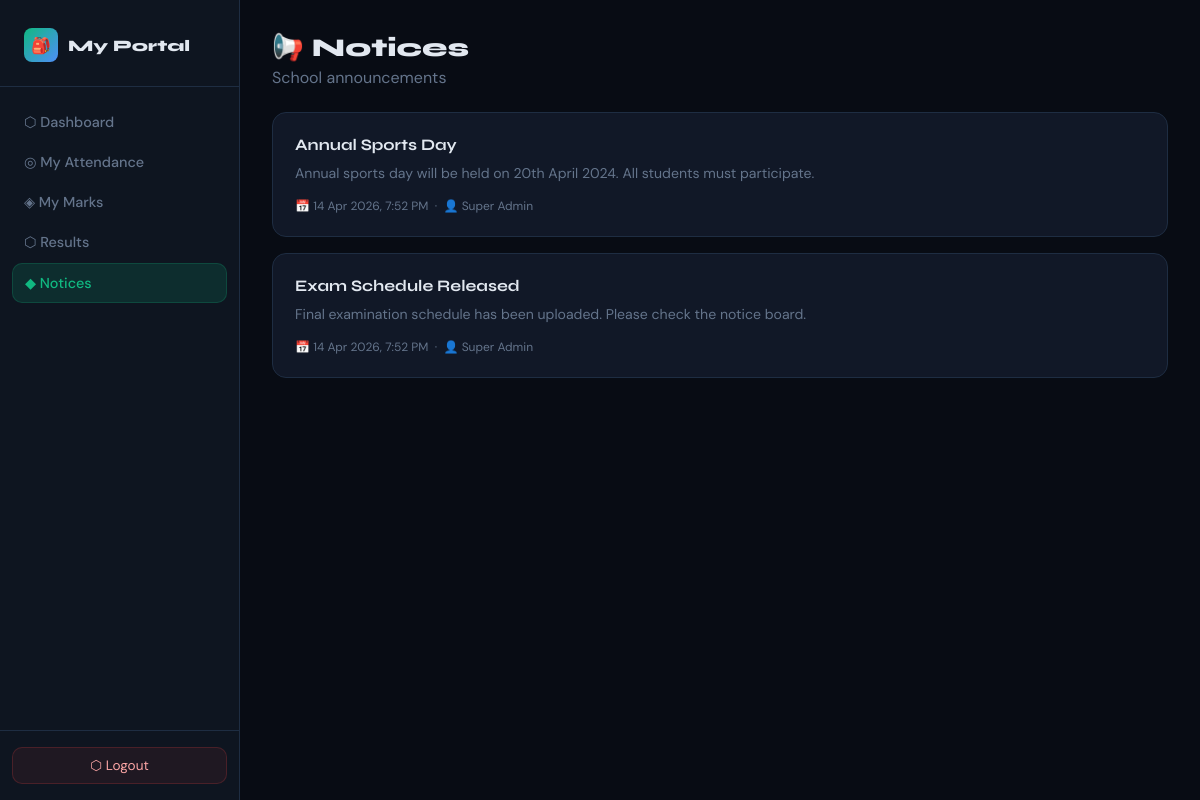
/student/notices.php (signed in), run on an earlier commit of the app's database.
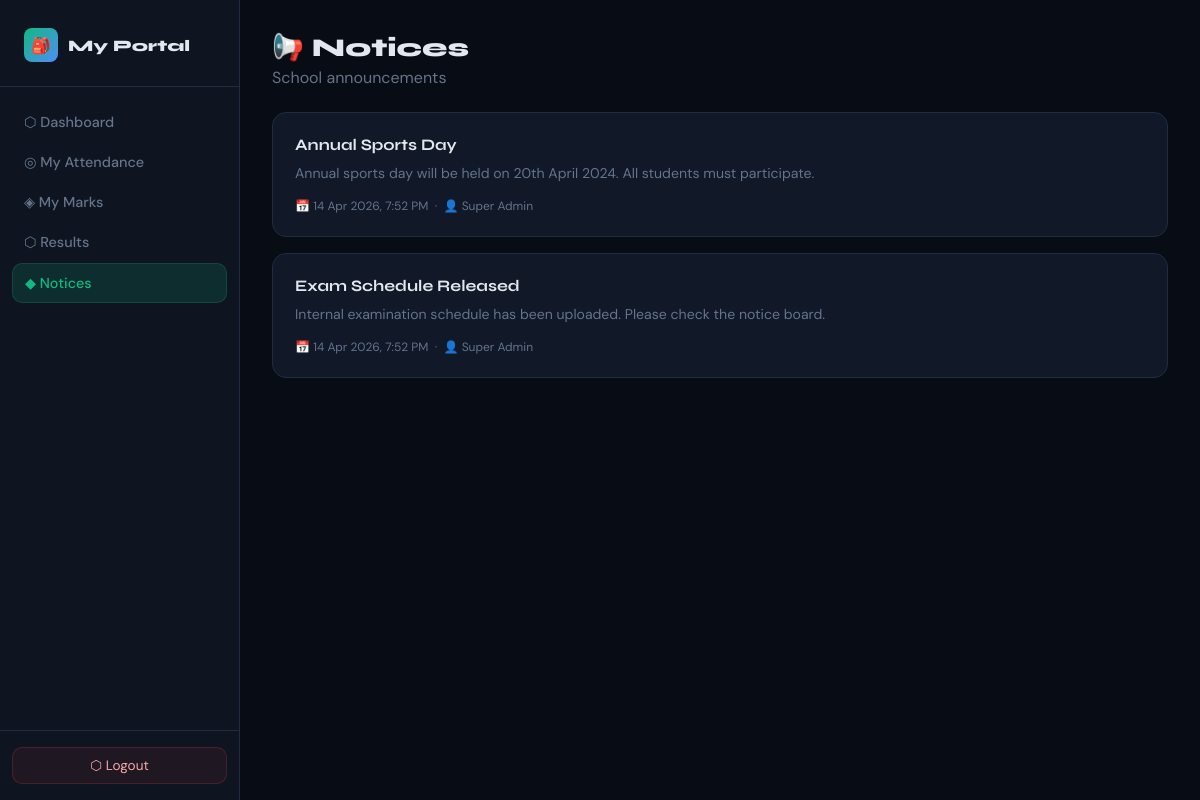
And on a later commit of the database.
### tables this page shows
CREATE TABLE IF NOT EXISTS notices (
    id INT AUTO_INCREMENT PRIMARY KEY,
    title VARCHAR(200) NOT NULL,
    content TEXT NOT NULL,
    posted_by INT,
    target ENUM('All','Students','Staffs') DEFAULT 'All',
    target_class VARCHAR(50),
    created_at TIMESTAMP DEFAULT CURRENT_TIMESTAMP
);

### student/notices.php (the view, shortened to what this page needs)
<?php
$db = getDB();
$notices = $db->query("SELECT n.*, a.name as author FROM notices n LEFT JOIN admins a ON n.posted_by=a.id WHERE target IN ('All','Students') ORDER BY n.created_at DESC");
?>
<!DOCTYPE html>
<html lang="en">
<head>
</head>
<body>
<div class="sidebar">
  <div class="sidebar-logo"><div class="logo-box">🎒</div> My Portal</div>
  <nav class="sidebar-nav">
    <a href="dashboard.php" class="nav-item">⬡ Dashboard</a>
    <a href="attendance.php" class="nav-item">◎ My Attendance</a>
    <a href="marks.php" class="nav-item">◈ My Marks</a>
    <a href="results.php" class="nav-item">⬡ Results</a>
    <a href="notices.php" class="nav-item active">◆ Notices</a>
  </nav>
  <div class="sidebar-footer">
    <a href="../logout.php" class="btn-logout">⬡ Logout</a>
  </div>
</div>
<div class="main">
  <div style="margin-bottom:24px;">
    <h1 style="font-family:'Syne',sans-serif;font-size:1.6rem;font-weight:800;">📢 Notices</h1>
    <p style="color:var(--muted);margin-top:4px;">School announcements</p>
  </div>
  <?php while ($n = $notices->fetch_assoc()): ?>
  <div class="notice-card">
    <div style="font-family:'Syne',sans-serif;font-size:1rem;font-weight:700;margin-bottom:8px;"><?= htmlspecialchars($n['title']) ?></div>
    <p style="font-size:.88rem;color:var(--muted);line-height:1.7;margin-bottom:12px;"><?= nl2br(htmlspecialchars($n['content'])) ?></p>
    <div style="font-size:.75rem;color:var(--muted);">
      📅 <?= date('d M Y, g:i A', strtotime($n['created_at'])) ?> &nbsp;·&nbsp; 👤 <?= htmlspecialchars($n['author'] ?? 'Admin') ?>
    </div>
  </div>
  <?php endwhile; ?>
</div>
</body>
</html>

What changed in the data, as far as the page shows it:
changed notices "Exam Schedule Released": content "Final examination schedule has been uploaded. Please check the notice board." → "Internal examination schedule has been uploaded. Please check the notice board."
